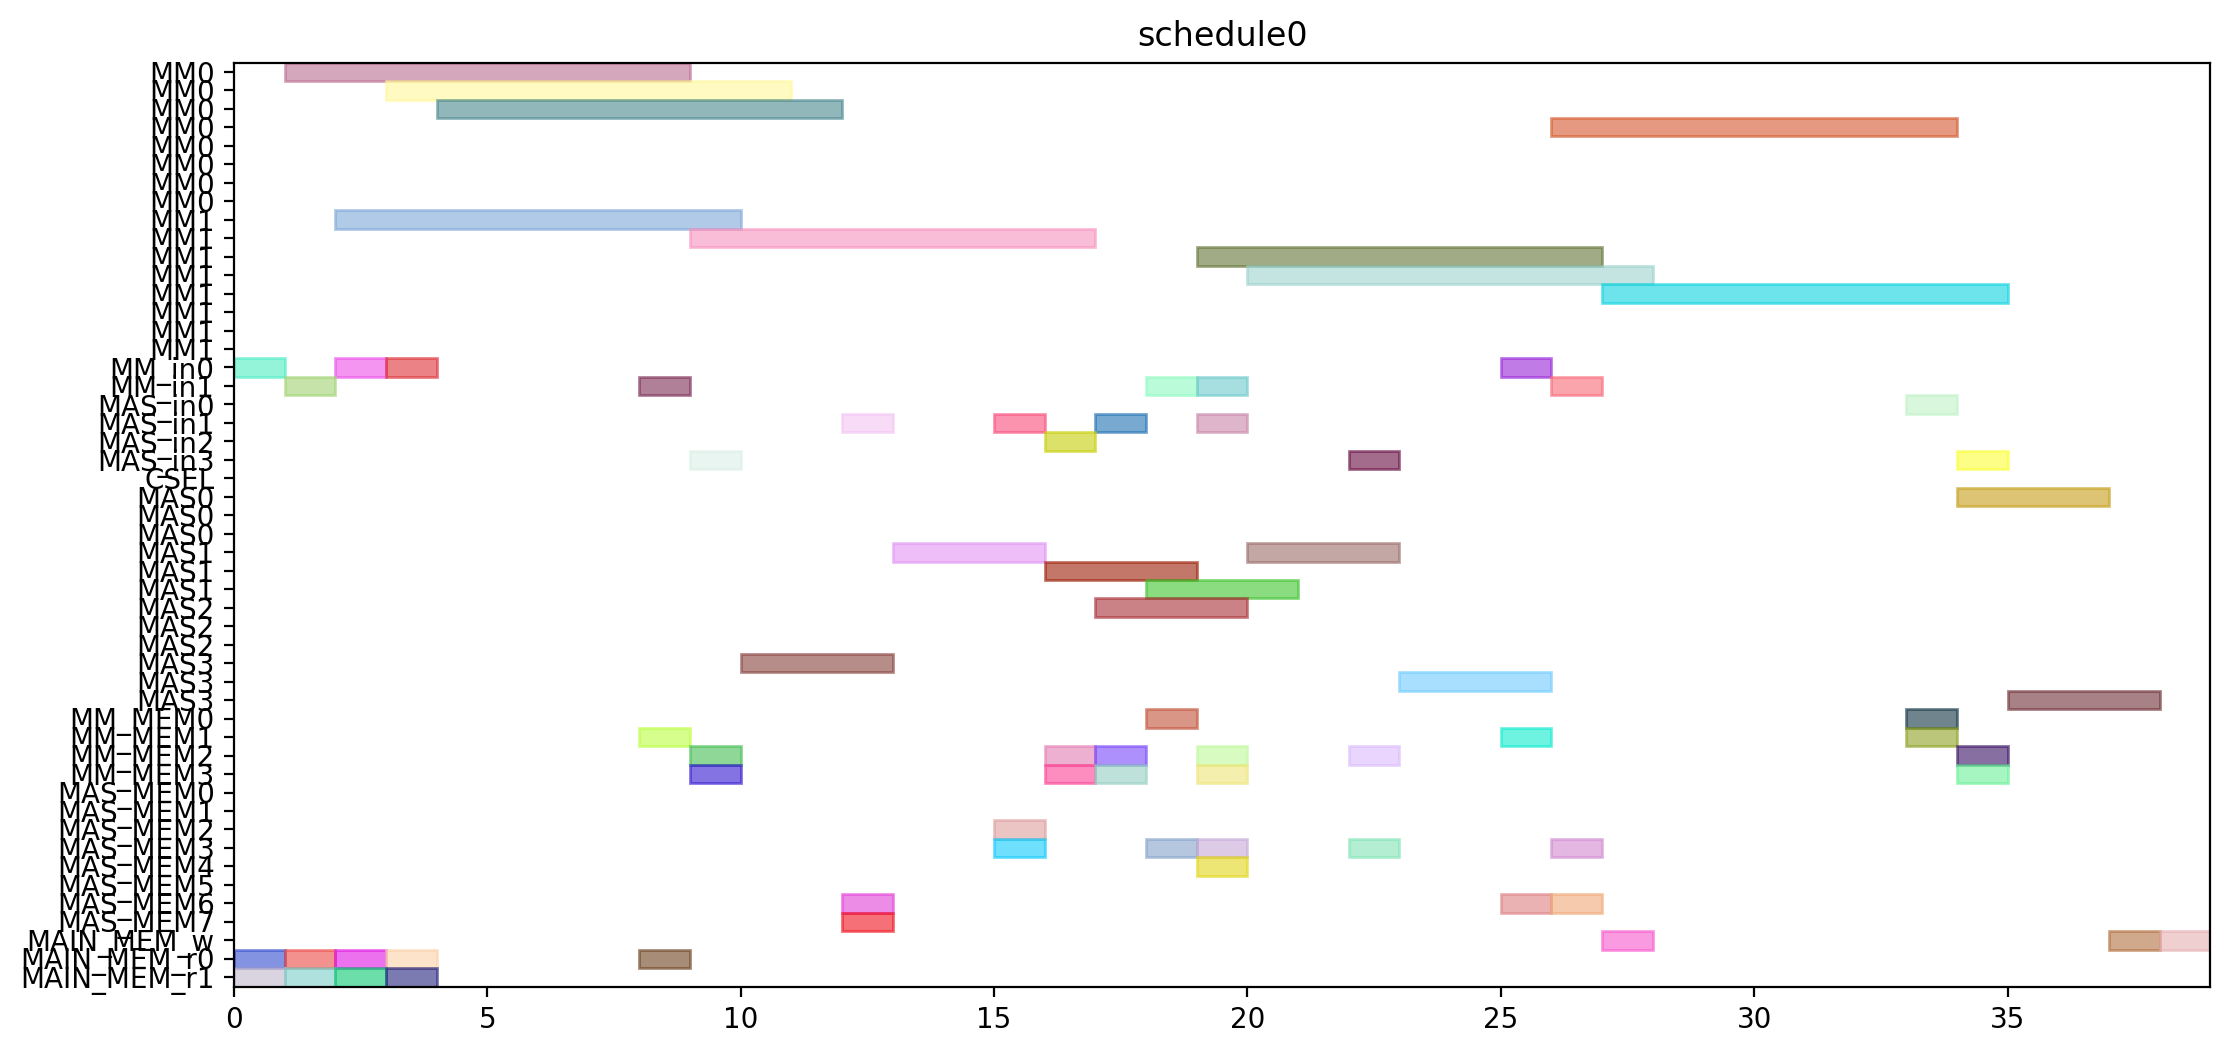

Python code for this plot:
from pyschedule import Scenario, solvers, plotters, alt


def solve():
	horizon = 120
	S = Scenario("schedule0", horizon=horizon)

	# resource
	MM = S.Resources('MM', num=2, size=8)
	MM_in = S.Resources('MM_in', num=2)
	MAS_in = S.Resources('MAS_in', num=4)
	CSEL = S.Resource('CSEL')
	MAS = S.Resources('MAS', num=4, size=3, periods=range(1, horizon))
	MM_MEM = S.Resources('MM_MEM', num=4)
	MAS_MEM = S.Resources('MAS_MEM', num=8)
	MAIN_MEM_w = S.Resource('MAIN_MEM_w', size=1)
	MAIN_MEM_r = S.Resources('MAIN_MEM_r', num=2)

	# result of previous scheduling

	# new tasks
	t0 = S.Task('t0', length=8, delay_cost=1)
	t0 += alt(MM)
	t0_in = S.Task('t0_in', length=1, delay_cost=1)
	t0_in += alt(MM_in)
	S += t0_in*MM_in[0]<=t0*MM[0]
	S += t0_in*MM_in[1]<=t0*MM[1]
	t0_mem0 = S.Task('t0_mem0', length=1, delay_cost=1)
	t0_mem0 += MAIN_MEM_r[0]
	S += t0_mem0 <= t0

	t0_mem1 = S.Task('t0_mem1', length=1, delay_cost=1)
	t0_mem1 += MAIN_MEM_r[1]
	S += t0_mem1 <= t0

	t3 = S.Task('t3', length=8, delay_cost=1)
	t3 += alt(MM)
	t3_in = S.Task('t3_in', length=1, delay_cost=1)
	t3_in += alt(MM_in)
	S += t3_in*MM_in[0]<=t3*MM[0]
	S += t3_in*MM_in[1]<=t3*MM[1]
	t3_mem0 = S.Task('t3_mem0', length=1, delay_cost=1)
	t3_mem0 += MAIN_MEM_r[0]
	S += t3_mem0 <= t3

	t3_mem1 = S.Task('t3_mem1', length=1, delay_cost=1)
	t3_mem1 += MAIN_MEM_r[1]
	S += t3_mem1 <= t3

	t1 = S.Task('t1', length=8, delay_cost=1)
	t1 += alt(MM)
	t1_in = S.Task('t1_in', length=1, delay_cost=1)
	t1_in += alt(MM_in)
	S += t1_in*MM_in[0]<=t1*MM[0]
	S += t1_in*MM_in[1]<=t1*MM[1]
	t1_mem0 = S.Task('t1_mem0', length=1, delay_cost=1)
	t1_mem0 += MAIN_MEM_r[0]
	S += t1_mem0 <= t1

	t1_mem1 = S.Task('t1_mem1', length=1, delay_cost=1)
	t1_mem1 += MAIN_MEM_r[1]
	S += t1_mem1 <= t1

	t2 = S.Task('t2', length=8, delay_cost=1)
	t2 += alt(MM)
	t2_in = S.Task('t2_in', length=1, delay_cost=1)
	t2_in += alt(MM_in)
	S += t2_in*MM_in[0]<=t2*MM[0]
	S += t2_in*MM_in[1]<=t2*MM[1]
	t2_mem0 = S.Task('t2_mem0', length=1, delay_cost=1)
	t2_mem0 += MAIN_MEM_r[0]
	S += t2_mem0 <= t2

	t2_mem1 = S.Task('t2_mem1', length=1, delay_cost=1)
	t2_mem1 += MAIN_MEM_r[1]
	S += t2_mem1 <= t2

	t4 = S.Task('t4', length=8, delay_cost=1)
	t4 += alt(MM)
	t4_in = S.Task('t4_in', length=1, delay_cost=1)
	t4_in += alt(MM_in)
	S += t4_in*MM_in[0]<=t4*MM[0]
	S += t4_in*MM_in[1]<=t4*MM[1]
	t4_mem0 = S.Task('t4_mem0', length=1, delay_cost=1)
	t4_mem0 += MAIN_MEM_r[0]
	S += t4_mem0 <= t4

	t4_mem1 = S.Task('t4_mem1', length=1, delay_cost=1)
	t4_mem1 += alt(MM_MEM)
	S += (t2*MM[0])-1 < t4_mem1*MM_MEM[1]
	S += (t2*MM[1])-1 < t4_mem1*MM_MEM[3]
	S += t4_mem1 <= t4

	t5 = S.Task('t5', length=3, delay_cost=1)
	t5 += alt(MAS)
	t5_in = S.Task('t5_in', length=1, delay_cost=1)
	t5_in += alt(MAS_in)
	S += t5_in*MAS_in[0]<=t5*MAS[0]

	S += t5_in*MAS_in[1]<=t5*MAS[1]

	S += t5_in*MAS_in[2]<=t5*MAS[2]

	S += t5_in*MAS_in[3]<=t5*MAS[3]

	t5_mem0 = S.Task('t5_mem0', length=1, delay_cost=1)
	t5_mem0 += alt(MM_MEM)
	S += (t0*MM[0])-1 < t5_mem0*MM_MEM[0]
	S += (t0*MM[1])-1 < t5_mem0*MM_MEM[2]
	S += t5_mem0 <= t5

	t5_mem1 = S.Task('t5_mem1', length=1, delay_cost=1)
	t5_mem1 += alt(MM_MEM)
	S += (t0*MM[0])-1 < t5_mem1*MM_MEM[1]
	S += (t0*MM[1])-1 < t5_mem1*MM_MEM[3]
	S += t5_mem1 <= t5

	t6 = S.Task('t6', length=3, delay_cost=1)
	t6 += alt(MAS)
	t6_in = S.Task('t6_in', length=1, delay_cost=1)
	t6_in += alt(MAS_in)
	S += t6_in*MAS_in[0]<=t6*MAS[0]

	S += t6_in*MAS_in[1]<=t6*MAS[1]

	S += t6_in*MAS_in[2]<=t6*MAS[2]

	S += t6_in*MAS_in[3]<=t6*MAS[3]

	t6_mem0 = S.Task('t6_mem0', length=1, delay_cost=1)
	t6_mem0 += alt(MAS_MEM)
	S += (t5*MAS[0])-1 < t6_mem0*MAS_MEM[0]
	S += (t5*MAS[1])-1 < t6_mem0*MAS_MEM[2]
	S += (t5*MAS[2])-1 < t6_mem0*MAS_MEM[4]
	S += (t5*MAS[3])-1 < t6_mem0*MAS_MEM[6]
	S += t6_mem0 <= t6

	t6_mem1 = S.Task('t6_mem1', length=1, delay_cost=1)
	t6_mem1 += alt(MAS_MEM)
	S += (t5*MAS[0])-1 < t6_mem1*MAS_MEM[1]
	S += (t5*MAS[1])-1 < t6_mem1*MAS_MEM[3]
	S += (t5*MAS[2])-1 < t6_mem1*MAS_MEM[5]
	S += (t5*MAS[3])-1 < t6_mem1*MAS_MEM[7]
	S += t6_mem1 <= t6

	t9 = S.Task('t9', length=3, delay_cost=1)
	t9 += alt(MAS)
	t9_in = S.Task('t9_in', length=1, delay_cost=1)
	t9_in += alt(MAS_in)
	S += t9_in*MAS_in[0]<=t9*MAS[0]

	S += t9_in*MAS_in[1]<=t9*MAS[1]

	S += t9_in*MAS_in[2]<=t9*MAS[2]

	S += t9_in*MAS_in[3]<=t9*MAS[3]

	t9_mem0 = S.Task('t9_mem0', length=1, delay_cost=1)
	t9_mem0 += alt(MM_MEM)
	S += (t0*MM[0])-1 < t9_mem0*MM_MEM[0]
	S += (t0*MM[1])-1 < t9_mem0*MM_MEM[2]
	S += t9_mem0 <= t9

	t9_mem1 = S.Task('t9_mem1', length=1, delay_cost=1)
	t9_mem1 += alt(MM_MEM)
	S += (t4*MM[0])-1 < t9_mem1*MM_MEM[1]
	S += (t4*MM[1])-1 < t9_mem1*MM_MEM[3]
	S += t9_mem1 <= t9

	t10 = S.Task('t10', length=3, delay_cost=1)
	t10 += alt(MAS)
	t10_in = S.Task('t10_in', length=1, delay_cost=1)
	t10_in += alt(MAS_in)
	S += t10_in*MAS_in[0]<=t10*MAS[0]

	S += t10_in*MAS_in[1]<=t10*MAS[1]

	S += t10_in*MAS_in[2]<=t10*MAS[2]

	S += t10_in*MAS_in[3]<=t10*MAS[3]

	t10_mem0 = S.Task('t10_mem0', length=1, delay_cost=1)
	t10_mem0 += alt(MM_MEM)
	S += (t4*MM[0])-1 < t10_mem0*MM_MEM[0]
	S += (t4*MM[1])-1 < t10_mem0*MM_MEM[2]
	S += t10_mem0 <= t10

	t10_mem1 = S.Task('t10_mem1', length=1, delay_cost=1)
	t10_mem1 += alt(MM_MEM)
	S += (t4*MM[0])-1 < t10_mem1*MM_MEM[1]
	S += (t4*MM[1])-1 < t10_mem1*MM_MEM[3]
	S += t10_mem1 <= t10

	t7 = S.Task('t7', length=3, delay_cost=1)
	t7 += alt(MAS)
	t7_in = S.Task('t7_in', length=1, delay_cost=1)
	t7_in += alt(MAS_in)
	S += t7_in*MAS_in[0]<=t7*MAS[0]

	S += t7_in*MAS_in[1]<=t7*MAS[1]

	S += t7_in*MAS_in[2]<=t7*MAS[2]

	S += t7_in*MAS_in[3]<=t7*MAS[3]

	t7_mem0 = S.Task('t7_mem0', length=1, delay_cost=1)
	t7_mem0 += alt(MAS_MEM)
	S += (t6*MAS[0])-1 < t7_mem0*MAS_MEM[0]
	S += (t6*MAS[1])-1 < t7_mem0*MAS_MEM[2]
	S += (t6*MAS[2])-1 < t7_mem0*MAS_MEM[4]
	S += (t6*MAS[3])-1 < t7_mem0*MAS_MEM[6]
	S += t7_mem0 <= t7

	t7_mem1 = S.Task('t7_mem1', length=1, delay_cost=1)
	t7_mem1 += alt(MAS_MEM)
	S += (t6*MAS[0])-1 < t7_mem1*MAS_MEM[1]
	S += (t6*MAS[1])-1 < t7_mem1*MAS_MEM[3]
	S += (t6*MAS[2])-1 < t7_mem1*MAS_MEM[5]
	S += (t6*MAS[3])-1 < t7_mem1*MAS_MEM[7]
	S += t7_mem1 <= t7

	t11 = S.Task('t11', length=3, delay_cost=1)
	t11 += alt(MAS)
	t11_in = S.Task('t11_in', length=1, delay_cost=1)
	t11_in += alt(MAS_in)
	S += t11_in*MAS_in[0]<=t11*MAS[0]

	S += t11_in*MAS_in[1]<=t11*MAS[1]

	S += t11_in*MAS_in[2]<=t11*MAS[2]

	S += t11_in*MAS_in[3]<=t11*MAS[3]

	t11_mem0 = S.Task('t11_mem0', length=1, delay_cost=1)
	t11_mem0 += alt(MAS_MEM)
	S += (t10*MAS[0])-1 < t11_mem0*MAS_MEM[0]
	S += (t10*MAS[1])-1 < t11_mem0*MAS_MEM[2]
	S += (t10*MAS[2])-1 < t11_mem0*MAS_MEM[4]
	S += (t10*MAS[3])-1 < t11_mem0*MAS_MEM[6]
	S += t11_mem0 <= t11

	t11_mem1 = S.Task('t11_mem1', length=1, delay_cost=1)
	t11_mem1 += alt(MM_MEM)
	S += (t4*MM[0])-1 < t11_mem1*MM_MEM[1]
	S += (t4*MM[1])-1 < t11_mem1*MM_MEM[3]
	S += t11_mem1 <= t11

	t8 = S.Task('t8', length=8, delay_cost=1)
	t8 += alt(MM)
	t8_in = S.Task('t8_in', length=1, delay_cost=1)
	t8_in += alt(MM_in)
	S += t8_in*MM_in[0]<=t8*MM[0]
	S += t8_in*MM_in[1]<=t8*MM[1]
	t8_mem0 = S.Task('t8_mem0', length=1, delay_cost=1)
	t8_mem0 += alt(MM_MEM)
	S += (t4*MM[0])-1 < t8_mem0*MM_MEM[0]
	S += (t4*MM[1])-1 < t8_mem0*MM_MEM[2]
	S += t8_mem0 <= t8

	t8_mem1 = S.Task('t8_mem1', length=1, delay_cost=1)
	t8_mem1 += alt(MAS_MEM)
	S += (t7*MAS[0])-1 < t8_mem1*MAS_MEM[1]
	S += (t7*MAS[1])-1 < t8_mem1*MAS_MEM[3]
	S += (t7*MAS[2])-1 < t8_mem1*MAS_MEM[5]
	S += (t7*MAS[3])-1 < t8_mem1*MAS_MEM[7]
	S += t8_mem1 <= t8

	new_PZ = S.Task('new_PZ', length=8, delay_cost=1)
	new_PZ += alt(MM)
	new_PZ_in = S.Task('new_PZ_in', length=1, delay_cost=1)
	new_PZ_in += alt(MM_in)
	S += new_PZ_in*MM_in[0]<=new_PZ*MM[0]
	S += new_PZ_in*MM_in[1]<=new_PZ*MM[1]
	S += 0<new_PZ

	new_PZ_w = S.Task('new_PZ_w', length=1, delay_cost=1)
	new_PZ_w += alt(MAIN_MEM_w)
	S += new_PZ <= new_PZ_w

	new_PZ_mem0 = S.Task('new_PZ_mem0', length=1, delay_cost=1)
	new_PZ_mem0 += alt(MM_MEM)
	S += (t1*MM[0])-1 < new_PZ_mem0*MM_MEM[0]
	S += (t1*MM[1])-1 < new_PZ_mem0*MM_MEM[2]
	S += new_PZ_mem0 <= new_PZ

	new_PZ_mem1 = S.Task('new_PZ_mem1', length=1, delay_cost=1)
	new_PZ_mem1 += alt(MAS_MEM)
	S += (t7*MAS[0])-1 < new_PZ_mem1*MAS_MEM[1]
	S += (t7*MAS[1])-1 < new_PZ_mem1*MAS_MEM[3]
	S += (t7*MAS[2])-1 < new_PZ_mem1*MAS_MEM[5]
	S += (t7*MAS[3])-1 < new_PZ_mem1*MAS_MEM[7]
	S += new_PZ_mem1 <= new_PZ

	t12 = S.Task('t12', length=3, delay_cost=1)
	t12 += alt(MAS)
	t12_in = S.Task('t12_in', length=1, delay_cost=1)
	t12_in += alt(MAS_in)
	S += t12_in*MAS_in[0]<=t12*MAS[0]

	S += t12_in*MAS_in[1]<=t12*MAS[1]

	S += t12_in*MAS_in[2]<=t12*MAS[2]

	S += t12_in*MAS_in[3]<=t12*MAS[3]

	t12_mem0 = S.Task('t12_mem0', length=1, delay_cost=1)
	t12_mem0 += alt(MM_MEM)
	S += (t0*MM[0])-1 < t12_mem0*MM_MEM[0]
	S += (t0*MM[1])-1 < t12_mem0*MM_MEM[2]
	S += t12_mem0 <= t12

	t12_mem1 = S.Task('t12_mem1', length=1, delay_cost=1)
	t12_mem1 += alt(MAS_MEM)
	S += (t11*MAS[0])-1 < t12_mem1*MAS_MEM[1]
	S += (t11*MAS[1])-1 < t12_mem1*MAS_MEM[3]
	S += (t11*MAS[2])-1 < t12_mem1*MAS_MEM[5]
	S += (t11*MAS[3])-1 < t12_mem1*MAS_MEM[7]
	S += t12_mem1 <= t12

	t13 = S.Task('t13', length=8, delay_cost=1)
	t13 += alt(MM)
	t13_in = S.Task('t13_in', length=1, delay_cost=1)
	t13_in += alt(MM_in)
	S += t13_in*MM_in[0]<=t13*MM[0]
	S += t13_in*MM_in[1]<=t13*MM[1]
	t13_mem0 = S.Task('t13_mem0', length=1, delay_cost=1)
	t13_mem0 += alt(MAS_MEM)
	S += (t12*MAS[0])-1 < t13_mem0*MAS_MEM[0]
	S += (t12*MAS[1])-1 < t13_mem0*MAS_MEM[2]
	S += (t12*MAS[2])-1 < t13_mem0*MAS_MEM[4]
	S += (t12*MAS[3])-1 < t13_mem0*MAS_MEM[6]
	S += t13_mem0 <= t13

	t13_mem1 = S.Task('t13_mem1', length=1, delay_cost=1)
	t13_mem1 += alt(MAS_MEM)
	S += (t9*MAS[0])-1 < t13_mem1*MAS_MEM[1]
	S += (t9*MAS[1])-1 < t13_mem1*MAS_MEM[3]
	S += (t9*MAS[2])-1 < t13_mem1*MAS_MEM[5]
	S += (t9*MAS[3])-1 < t13_mem1*MAS_MEM[7]
	S += t13_mem1 <= t13

	t14 = S.Task('t14', length=8, delay_cost=1)
	t14 += alt(MM)
	t14_in = S.Task('t14_in', length=1, delay_cost=1)
	t14_in += alt(MM_in)
	S += t14_in*MM_in[0]<=t14*MM[0]
	S += t14_in*MM_in[1]<=t14*MM[1]
	t14_mem0 = S.Task('t14_mem0', length=1, delay_cost=1)
	t14_mem0 += alt(MAS_MEM)
	S += (t12*MAS[0])-1 < t14_mem0*MAS_MEM[0]
	S += (t12*MAS[1])-1 < t14_mem0*MAS_MEM[2]
	S += (t12*MAS[2])-1 < t14_mem0*MAS_MEM[4]
	S += (t12*MAS[3])-1 < t14_mem0*MAS_MEM[6]
	S += t14_mem0 <= t14

	t14_mem1 = S.Task('t14_mem1', length=1, delay_cost=1)
	t14_mem1 += alt(MM_MEM)
	S += (t3*MM[0])-1 < t14_mem1*MM_MEM[1]
	S += (t3*MM[1])-1 < t14_mem1*MM_MEM[3]
	S += t14_mem1 <= t14

	new_PY = S.Task('new_PY', length=3, delay_cost=1)
	new_PY += alt(MAS)
	new_PY_in = S.Task('new_PY_in', length=1, delay_cost=1)
	new_PY_in += alt(MAS_in)
	S += new_PY_in*MAS_in[0]<=new_PY*MAS[0]

	S += new_PY_in*MAS_in[1]<=new_PY*MAS[1]

	S += new_PY_in*MAS_in[2]<=new_PY*MAS[2]

	S += new_PY_in*MAS_in[3]<=new_PY*MAS[3]

	S += 0<new_PY

	new_PY_w = S.Task('new_PY_w', length=1, delay_cost=1)
	new_PY_w += alt(MAIN_MEM_w)
	S += new_PY <= new_PY_w

	new_PY_mem0 = S.Task('new_PY_mem0', length=1, delay_cost=1)
	new_PY_mem0 += alt(MM_MEM)
	S += (t8*MM[0])-1 < new_PY_mem0*MM_MEM[0]
	S += (t8*MM[1])-1 < new_PY_mem0*MM_MEM[2]
	S += new_PY_mem0 <= new_PY

	new_PY_mem1 = S.Task('new_PY_mem1', length=1, delay_cost=1)
	new_PY_mem1 += alt(MM_MEM)
	S += (t13*MM[0])-1 < new_PY_mem1*MM_MEM[1]
	S += (t13*MM[1])-1 < new_PY_mem1*MM_MEM[3]
	S += new_PY_mem1 <= new_PY

	new_PX = S.Task('new_PX', length=3, delay_cost=1)
	new_PX += alt(MAS)
	new_PX_in = S.Task('new_PX_in', length=1, delay_cost=1)
	new_PX_in += alt(MAS_in)
	S += new_PX_in*MAS_in[0]<=new_PX*MAS[0]

	S += new_PX_in*MAS_in[1]<=new_PX*MAS[1]

	S += new_PX_in*MAS_in[2]<=new_PX*MAS[2]

	S += new_PX_in*MAS_in[3]<=new_PX*MAS[3]

	S += 0<new_PX

	new_PX_w = S.Task('new_PX_w', length=1, delay_cost=1)
	new_PX_w += alt(MAIN_MEM_w)
	S += new_PX <= new_PX_w

	new_PX_mem0 = S.Task('new_PX_mem0', length=1, delay_cost=1)
	new_PX_mem0 += alt(MM_MEM)
	S += (t14*MM[0])-1 < new_PX_mem0*MM_MEM[0]
	S += (t14*MM[1])-1 < new_PX_mem0*MM_MEM[2]
	S += new_PX_mem0 <= new_PX

	new_PX_mem1 = S.Task('new_PX_mem1', length=1, delay_cost=1)
	new_PX_mem1 += alt(MM_MEM)
	S += (t14*MM[0])-1 < new_PX_mem1*MM_MEM[1]
	S += (t14*MM[1])-1 < new_PX_mem1*MM_MEM[3]
	S += new_PX_mem1 <= new_PX

	solvers.mip.solve(S,msg=1,kind='CPLEX',ratio_gap=1.01)

	solution = [['hoge']*len(S.solution()[1]) for i in range(len(S.solution()))]
	for i in range(len(S.solution())):
		for j in range(len(S.solution()[i])):
			solution[i][j]=str(S.solution()[i][j])
	print(solution)

	cycles = int(solution[-1][3])

	pic_file_name = "/mnt/rose/usr1/fukuda/ABE/multiRAM_multiMAS_16mux/scheduling_result/stage8MM2_stage3MAS4/EP_DBL_A_0/schedule0.png"
	if(S.solution() != []):
		plotters.matplotlib.plot(S,img_filename=pic_file_name, show_task_labels=False, fig_size=(cycles*0.25+3, 6))

	return solution
